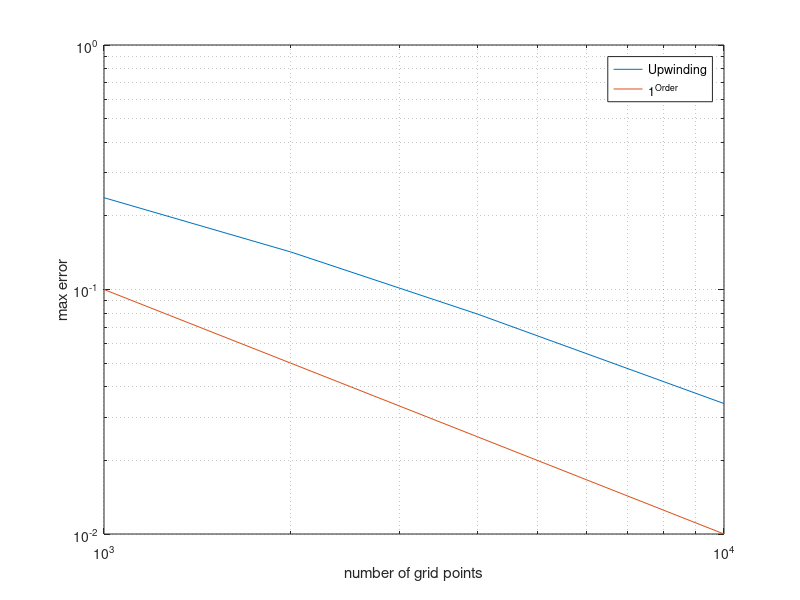

Write the MATLAB code that produced this figure.
close all
clear


%loglog([100 250 500 1000 2000 4000 10000],[6.49609e-1 4.91911e-1 3.59613e-1 2.37417e-1 1.42473e-1 7.94077e-2 3.41639e-2])
loglog([1000 2000 4000 10000],[2.37417e-1 1.42473e-1 7.94077e-2 3.41639e-2])

hold on
%loglog([100 250 500 1000 2000 4000 10000],100*[1/100 1/250 1/500 1/1000 1/2000 1/4000 1/10000])
loglog([1000 2000 4000 10000],100*[1/1000 1/2000 1/4000 1/10000])

xlabel 'number of grid points'
ylabel 'max error'
grid minor
legend 'Upwinding' '1^{Order}'